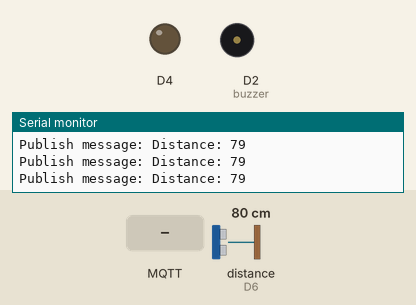
A sketch run on a simulated ESP8266 (NodeMCU). On the bench: output pins drawn as LEDs (lit = HIGH), buzzer (waves = sounding, pin HIGH), the last lines printed to the serial monitor. Wiring (inferred from the names in the program): ultrasonic range finder: trigger D5; echo D6. The inputs (shaded band) are chosen by the test bench; at power-on: distance to the obstacle (sensor on D6) 80 cm. The echo pulse lasts 58.3 µs per cm; WiFi joins after 1.5 s; servers stay silent unless stated; random numbers use the default seed unless the sketch sets one; no MQTT or app messages arrive unless stated; pins used as bus, display or sensor lines are not drawn.

Above: at 2.7 s.
2.8 s: MQTT message "Dev/Led" arrives on the first subscribed topic
At 4.0 s:
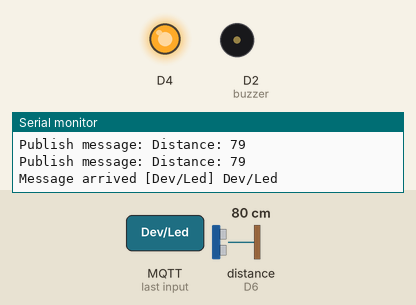
4.3 s: MQTT message "1" arrives on the first subscribed topic
At 5.3 s:
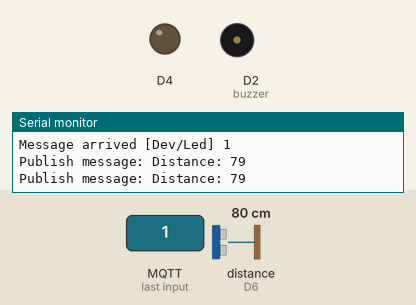
5.8 s: distance to the obstacle (sensor on D6) set to 36 cm
7.3 s: distance to the obstacle (sensor on D6) set to 29 cm
At 8.3 s:
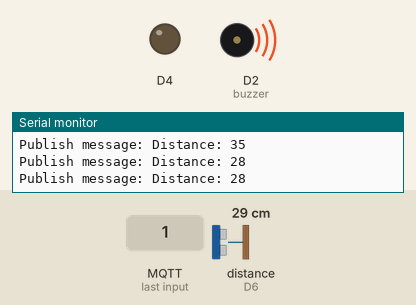
9.0 s: MQTT message "on" arrives on the first subscribed topic
At 9.01 s:
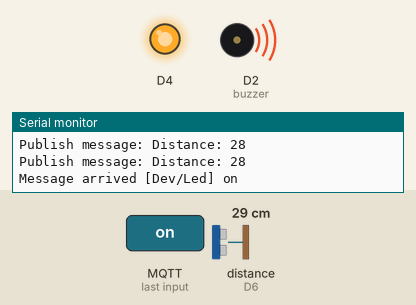
Timing chart, 0 to 11.5 s (numbered marks = the images above; inputs shaded):
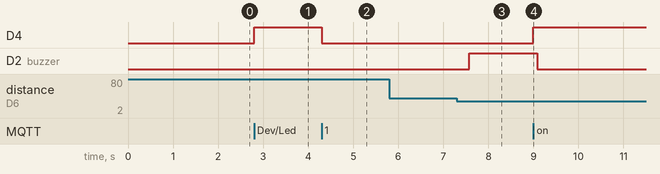

The sketch:

Arduino_IDE_Code__With_MQTT_.ino
```cpp
#include <ESP8266WiFi.h>
#include <PubSubClient.h>

// Update these with values suitable for your network.

const char* ssid = "Devansh2003";
const char* password = "09062003";
const char* mqtt_server = "test.mosquitto.org";

#define trigPin D5
#define echoPin D6
#define buzzer D2
int duration = 0;
int threshold = 30;
int distance = 0;
bool run = true;

WiFiClient espClient;
PubSubClient client(espClient);
unsigned long lastMsg = 0;
#define MSG_BUFFER_SIZE	(50)
char msg[MSG_BUFFER_SIZE];
int value = 0;

void setup_wifi() {

  delay(10);
  // We start by connecting to a WiFi network
  Serial.println();
  Serial.print("Connecting to ");
  Serial.println(ssid);

  WiFi.mode(WIFI_STA);
  WiFi.begin(ssid, password);

  while (WiFi.status() != WL_CONNECTED) {
    delay(500);
    Serial.print(".");
  }

  randomSeed(micros());

  Serial.println("");
  Serial.println("WiFi connected");
  Serial.println("IP address: ");
  Serial.println(WiFi.localIP());
}

void callback(char* topic, byte* payload, unsigned int length) {
  Serial.print("Message arrived [");
  Serial.print(topic);
  Serial.print("] ");
  for (int i = 0; i < length; i++) {
    Serial.print((char)payload[i]);
  }
  Serial.println();

  if(strcmp(topic, "Dev/Led") == 0){
    if ((char)payload[0] == '1') {
      digitalWrite(BUILTIN_LED, LOW);   // Turn the LED on (Note that LOW is the voltage level
      run = true;
    } else {
      digitalWrite(BUILTIN_LED, HIGH);  // Turn the LED off by making the voltage HIGH
      run =false;
    }
  }
  else {
    threshold = 0;
    for (int i = 0; i < length; i++) {
      threshold = threshold*10 + ((char)payload[i] - '0');
    }
    // threshold = (payload[0] << 8) + payload[1];
     Serial.print("Threshold set to ");
     Serial.println(threshold);
  }


}

void reconnect() {
  // Loop until we're reconnected
  while (!client.connected()) {
    Serial.print("Attempting MQTT connection...");
    // Create a random client ID
    String clientId = "ESP8266Client-";
    clientId += String(random(0xffff), HEX);
    // Attempt to connect
    if (client.connect(clientId.c_str())) {
      Serial.println("connected");
      // Once connected, publish an announcement...
      client.publish("Dev/Ultra", "MQTT Server is Connected");
      // ... and resubscribe
      client.subscribe("Dev/Led");
      client.subscribe("Dev/Thresh");
    } else {
      Serial.print("failed, rc=");
      Serial.print(client.state());
      Serial.println(" try again in 5 seconds");
      // Wait 5 seconds before retrying
      delay(5000);
    }
  }
}

void setup() {
  pinMode(BUILTIN_LED, OUTPUT);     // Initialize the BUILTIN_LED pin as an output
  Serial.begin(115200);
  setup_wifi();
  client.setServer(mqtt_server, 1883);
  client.setCallback(callback);

  pinMode(trigPin, OUTPUT);
  pinMode(echoPin, INPUT);
  pinMode(buzzer, OUTPUT);
}

void loop() {

  if (!client.connected()) {
    reconnect();
  }
  client.loop();

  unsigned long now = millis();
  if (now - lastMsg > 500) {
    lastMsg = now;

    digitalWrite(trigPin, LOW);
    delayMicroseconds(2);

    digitalWrite(trigPin, HIGH);
    delayMicroseconds(10);
    digitalWrite(trigPin, LOW);

    duration = pulseIn(echoPin, HIGH);

    distance = duration*0.034/2;
    if(!run) digitalWrite(buzzer, LOW);
    if(run){
      if(distance <= threshold) digitalWrite(buzzer, HIGH);
      else digitalWrite(buzzer, LOW);
    }

    snprintf (msg, MSG_BUFFER_SIZE, "Distance: %ld", distance);
    if(run){
      Serial.print("Publish message: ");
      Serial.println(msg);
      client.publish("Dev/Ultra", msg);
    }
  }
}
```

Measured:
- the behaviour switches between 32 and 31 cm on distance to the obstacle (sensor on D6) (found by bisection; images 2 and 3)
- after the input at 2.8 s, D4: LOW → HIGH at once
- after the input at 4.3 s, D4: HIGH → LOW at once
- after the input at 7.3 s, D2 (buzzer): LOW → HIGH after 0.28 s
- after the input at 9.0 s, D4: LOW → HIGH at once; D2 (buzzer): HIGH → LOW after 0.08 s
